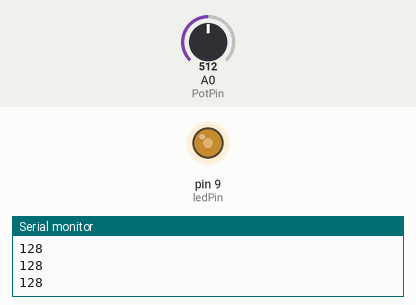
Simulated run of this sketch. Board: Arduino Uno, built with avr-gcc and run on an emulated ATmega328P. Shown: output pins drawn as LEDs (lit = HIGH), the last lines printed to the serial monitor. Inputs (shaded band) come from the test bench; at power-on: A0 (PotPin) = 512.

Above: at 1.2 s.
1.3 s: A0 (PotPin) set to 716
At 2.5 s:
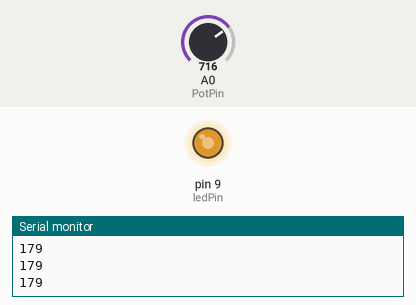
2.8 s: A0 (PotPin) set to 900
At 3.8 s:
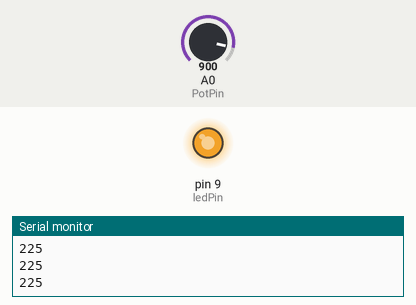
4.3 s: A0 (PotPin) set to 122
At 4.8 s:
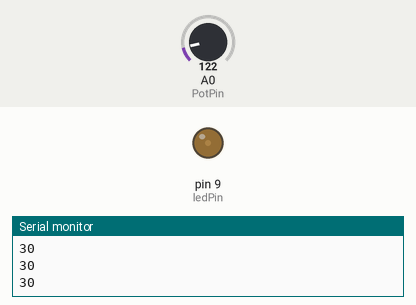
5.8 s: A0 (PotPin) set to 0
At 7.1 s:
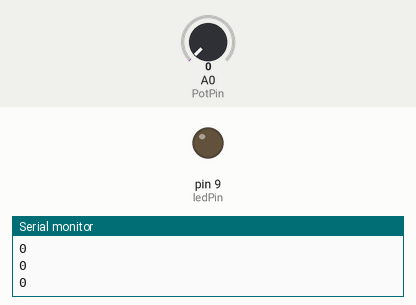
Timing chart, 0 to 8.3 s (numbered marks = the images above; inputs shaded):
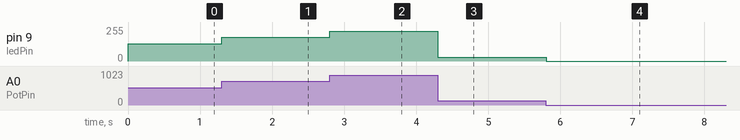

Measured:
- after the input at 1.3 s, pin 9 (ledPin): 128/255 → 179/255 at once
- after the input at 2.8 s, pin 9 (ledPin): 179/255 → 225/255 at once
- after the input at 4.3 s, pin 9 (ledPin): 225/255 → 30/255 at once
- after the input at 5.8 s, pin 9 (ledPin): 30/255 → 0/255 at once

The sketch:

labo1_3_Clamper.ino
```cpp
int ledPin = 9;      // LED connected to digital pin 9
int PotPin = A0;   // potentiometer connected to analog pin 3
int val = 0;         // variable to store the read value

void setup() {
  pinMode(ledPin, OUTPUT);  // sets the pin as output
  Serial.begin(9600);
}

void loop() {
  val = analogRead(PotPin);  // read the input pin
  analogWrite(ledPin, val/4); // analogRead values go from 0 to 1023, analogWrite values from 0 to 255
  Serial.println(val/4);
}
```
